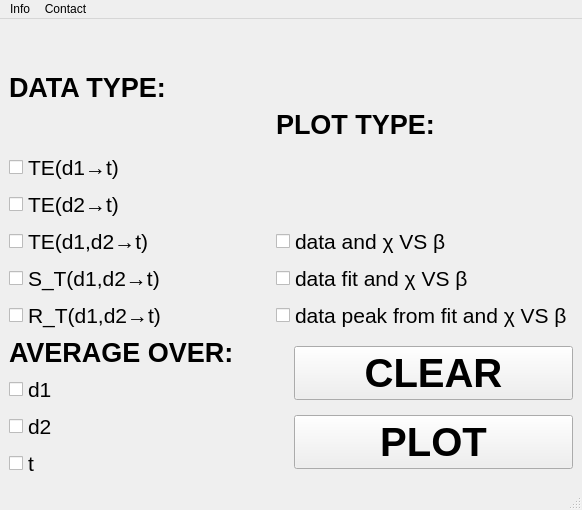
<?xml version="1.0" encoding="UTF-8"?>
<ui version="4.0">
 <class>mainWidget</class>
 <widget class="QMainWindow" name="mainWidget">
  <property name="geometry">
   <rect>
    <x>0</x>
    <y>0</y>
    <width>582</width>
    <height>510</height>
   </rect>
  </property>
  <property name="windowTitle">
   <string>Synergy On A Network</string>
  </property>
  <widget class="QWidget" name="centralwidget">
   <layout class="QGridLayout" name="gridLayout">
    <item row="0" column="0">
     <layout class="QVBoxLayout" name="verticalLayout_9">
      <item>
       <layout class="QHBoxLayout" name="horizontalLayout">
        <item>
         <layout class="QVBoxLayout" name="verticalLayout_8">
          <item>
           <widget class="QLabel" name="label_12">
            <property name="font">
             <font>
              <pointsize>20</pointsize>
              <weight>75</weight>
              <bold>true</bold>
             </font>
            </property>
            <property name="text">
             <string>DATA TYPE:</string>
            </property>
           </widget>
          </item>
          <item>
           <widget class="QCheckBox" name="checkBox_17">
            <property name="font">
             <font>
              <pointsize>16</pointsize>
             </font>
            </property>
            <property name="text">
             <string>TE(d1→t)</string>
            </property>
           </widget>
          </item>
          <item>
           <widget class="QCheckBox" name="checkBox_18">
            <property name="font">
             <font>
              <pointsize>16</pointsize>
             </font>
            </property>
            <property name="text">
             <string>TE(d2→t)</string>
            </property>
           </widget>
          </item>
          <item>
           <widget class="QCheckBox" name="checkBox_19">
            <property name="font">
             <font>
              <pointsize>16</pointsize>
             </font>
            </property>
            <property name="text">
             <string>TE(d1,d2→t)</string>
            </property>
           </widget>
          </item>
          <item>
           <widget class="QCheckBox" name="checkBox_21">
            <property name="font">
             <font>
              <pointsize>16</pointsize>
             </font>
            </property>
            <property name="text">
             <string>S_T(d1,d2→t)</string>
            </property>
           </widget>
          </item>
          <item>
           <widget class="QCheckBox" name="checkBox_20">
            <property name="font">
             <font>
              <pointsize>16</pointsize>
             </font>
            </property>
            <property name="text">
             <string>R_T(d1,d2→t)</string>
            </property>
           </widget>
          </item>
         </layout>
        </item>
        <item>
         <layout class="QVBoxLayout" name="verticalLayout_3">
          <item>
           <widget class="QLabel" name="label_8">
            <property name="font">
             <font>
              <pointsize>20</pointsize>
              <weight>75</weight>
              <bold>true</bold>
             </font>
            </property>
            <property name="text">
             <string>PLOT TYPE:</string>
            </property>
           </widget>
          </item>
          <item>
           <widget class="QCheckBox" name="checkBox_9">
            <property name="font">
             <font>
              <pointsize>16</pointsize>
             </font>
            </property>
            <property name="text">
             <string>data and χ VS β</string>
            </property>
           </widget>
          </item>
          <item>
           <widget class="QCheckBox" name="checkBox_10">
            <property name="font">
             <font>
              <pointsize>16</pointsize>
             </font>
            </property>
            <property name="text">
             <string>data fit and χ VS β</string>
            </property>
           </widget>
          </item>
          <item>
           <widget class="QCheckBox" name="checkBox_12">
            <property name="font">
             <font>
              <pointsize>16</pointsize>
             </font>
            </property>
            <property name="text">
             <string>data peak from fit and χ VS β</string>
            </property>
           </widget>
          </item>
         </layout>
        </item>
       </layout>
      </item>
      <item>
       <layout class="QHBoxLayout" name="horizontalLayout_2">
        <item>
         <layout class="QVBoxLayout" name="verticalLayout_4">
          <item>
           <widget class="QLabel" name="label_9">
            <property name="font">
             <font>
              <pointsize>20</pointsize>
              <weight>75</weight>
              <bold>true</bold>
             </font>
            </property>
            <property name="text">
             <string>AVERAGE OVER:</string>
            </property>
           </widget>
          </item>
          <item>
           <widget class="QCheckBox" name="checkBox">
            <property name="font">
             <font>
              <pointsize>16</pointsize>
             </font>
            </property>
            <property name="text">
             <string>d1</string>
            </property>
           </widget>
          </item>
          <item>
           <widget class="QCheckBox" name="checkBox_2">
            <property name="font">
             <font>
              <pointsize>16</pointsize>
             </font>
            </property>
            <property name="text">
             <string>d2</string>
            </property>
           </widget>
          </item>
          <item>
           <widget class="QCheckBox" name="checkBox_3">
            <property name="font">
             <font>
              <pointsize>16</pointsize>
             </font>
            </property>
            <property name="text">
             <string>t</string>
            </property>
           </widget>
          </item>
         </layout>
        </item>
        <item>
         <layout class="QVBoxLayout" name="verticalLayout_6">
          <item>
           <widget class="QPushButton" name="pushButton_35">
            <property name="font">
             <font>
              <pointsize>30</pointsize>
              <weight>75</weight>
              <bold>true</bold>
             </font>
            </property>
            <property name="text">
             <string>CLEAR</string>
            </property>
           </widget>
          </item>
          <item>
           <widget class="QPushButton" name="pushButton_33">
            <property name="font">
             <font>
              <pointsize>30</pointsize>
              <weight>75</weight>
              <bold>true</bold>
             </font>
            </property>
            <property name="text">
             <string>PLOT</string>
            </property>
           </widget>
          </item>
         </layout>
        </item>
       </layout>
      </item>
     </layout>
    </item>
   </layout>
  </widget>
  <widget class="QStatusBar" name="statusbar"/>
  <widget class="QMenuBar" name="menubar">
   <property name="geometry">
    <rect>
     <x>0</x>
     <y>0</y>
     <width>582</width>
     <height>27</height>
    </rect>
   </property>
   <widget class="QMenu" name="menuSelect_network">
    <property name="title">
     <string>Info</string>
    </property>
   </widget>
   <widget class="QMenu" name="menuSettings">
    <property name="title">
     <string>Contact</string>
    </property>
   </widget>
   <addaction name="menuSelect_network"/>
   <addaction name="menuSettings"/>
  </widget>
  <action name="actionRandom_tree_N_30">
   <property name="text">
    <string>Random tree N = 30</string>
   </property>
  </action>
  <action name="actionRandom_tree_N_50">
   <property name="text">
    <string>Random tree N = 50</string>
   </property>
  </action>
  <action name="actionScale_free_N">
   <property name="text">
    <string>Scale free N = ...</string>
   </property>
  </action>
  <action name="actionBrain_connectome_N_66">
   <property name="text">
    <string>Brain connectome N = 66</string>
   </property>
  </action>
  <action name="actionBrain_connectome_N">
   <property name="text">
    <string>Brain connectome N = ...</string>
   </property>
  </action>
  <action name="actionInstructions_how_to_use">
   <property name="text">
    <string>Instructions how to use</string>
   </property>
  </action>
  <action name="actionContact">
   <property name="text">
    <string>Plot descriptions</string>
   </property>
  </action>
  <action name="actionExtra_info">
   <property name="text">
    <string>Extra info</string>
   </property>
  </action>
  <action name="actionContact_2">
   <property name="text">
    <string>Contact</string>
   </property>
  </action>
  <action name="actionContact_3">
   <property name="text">
    <string>Contact</string>
   </property>
  </action>
 </widget>
 <resources/>
 <connections/>
</ui>
